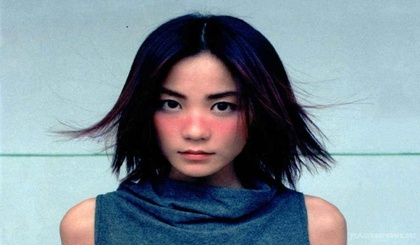
%> input picture 1111.jpg, 420 x 245 px, shrunk from 640 x 374 before the run
$ octave bandpass_filter.m   (GNU Octave 9; MATLAB toolbox functions it lacks are replaced by stand-ins)
%> lines starting %> are read from the running program, lines starting %| are printed output that depends on the picture
clear
clc
 [fn,pn,fi]=uigetfile('*.jpg','选择图片');
%> the answer given: 1111.jpg

I=imread([pn fn ]);
%> I is the input picture: size 245x420x3 uint8; mean R, G, B 126.1, 141.9, 151.8
figure;
subplot;
A=imshow(I);

I=rgb2gray(I);  %必有不然图片会被压缩到一半大小
%> I: size 245x420 uint8
%对于RGB图像必须做的一步，也可以用im2double函数
I=im2double(I);
%> I: size 245x420 double
F=fft2(I);          %傅里叶变换
F1=log(abs(F)+1);   %取模并进行缩放
% % subplot(2,2,2);imshow(T1);title('低通滤波器');
Fs=fftshift(F);      %将频谱图中零频率成分移动至频谱图中心
S=log(abs(Fs)+1);    %取模并进行缩放
% [8 lines of commented-out code are left out]


n4=2;
D0=10;D1=20;
D2=40;D3=60;
D4=80;D5=255;
 [M,N]=size(F);
%> M = 245; N = 420
m=fix(M/2);
%> m = 122
n=fix(N/2);
%> n = 210
for i=1:M
   for j=1:N
        d=sqrt((i-m)^2+(j-n)^2);

        h1=1/(1+0.414*(d/D1)^(2*n4));%计算低通滤波器传递函数
              s1(i,j)=h1*Fs(i,j);
              T1(i, j) = h1;
        h0=1/(1+0.414*(d/D0)^(2*n4)); %计算低通滤波器传递函数
               s0(i,j)=h0*Fs(i,j);
               T0(i, j) = h0;
        h2=1/(1+0.414*(d/D2)^(2*n4));%计算低通滤波器传递函数
               s2(i,j)=h2*Fs(i,j);
               T2(i, j) = h2;
        h3=1/(1+0.414*(d/D3)^(2*n4)); %计算低通滤波器传递函数
                s3(i,j)=h3*Fs(i,j);
                T3(i, j) = h3;
        h4=1/(1+0.414*(d/D4)^(2*n4)); %计算低通滤波器传递函数
                s4(i,j)=h4*Fs(i,j);
                T4(i, j) = h4;
        h5=1/(1+0.414*(d/D5)^(2*n4)); %计算低通滤波器传递函数
                s5(i,j)=h5*Fs(i,j);
                T5(i, j) = h5;


% %         h4=1/(1+0.414*(d/D0)^(2*n4));
% %                s4(i,j)=h1*Fs(i,j);
% %                T4(i, j) = h1;

   end
end
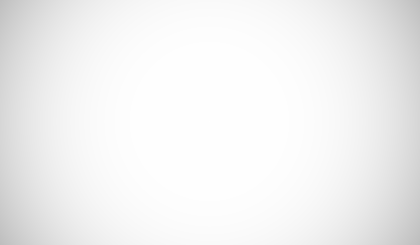
%> T5: size 245x420 double; min 0.744, max 1, mean 0.95
fr0=real(ifft2(ifftshift(s0)));  %频率域反变换到空间域，并取实部
fr1=real(ifft2(ifftshift(s1)));
fr10=fr1-fr0;
fr2=real(ifft2(ifftshift(s2)));
fr21=fr2-fr1;
fr3=real(ifft2(ifftshift(s3)));
fr32=fr3-fr2;
fr4=real(ifft2(ifftshift(s4)));
fr43=fr4-fr3;
fr5=real(ifft2(ifftshift(s5)));
fr54=fr5-fr4;

% [6 lines of commented-out code are left out]

figure
subplot(3,4,1);imshow(fr0,[]);title('D0=10的效果图');
subplot(3,4,2);imshow(T0);title('低通滤波器D0=10');
subplot(3,4,3);imshow(fr10,[]);title('D1=20 D1-D0');
subplot(3,4,4);imshow(T1-T0),title('低通滤波器D1=20 D1-D0');
subplot(3,4,5);imshow(fr21,[]);title('D2=40 D2-D1');
subplot(3,4,6);imshow(T2-T1);title('低通滤波器D2=40 D2-D1');
subplot(3,4,7);imshow(fr32,[]);title('D3=60 D3-D2');
subplot(3,4,8);imshow(T3-T2),title('低通滤波器D3=60 D3-D2');
subplot(3,4,9);imshow(fr43,[]);title('D4=80 D4-D3');
subplot(3,4,10);imshow(T4-T3),title('低通滤波器D4=60 D4-D3 ');
subplot(3,4,11);imshow(fr54,[]);title('D5=2 D5-D4');
subplot(3,4,12);imshow(T5-T4),title('低通滤波器D5=255 D5-D4');

% % E1=conv2(ifft(s0.^2),h0);


clear
clc
 [fn,pn,fi]=uigetfile('*.jpg','选择图片');
%> the answer given: 11112.jpg

I1=imread([pn fn ]);
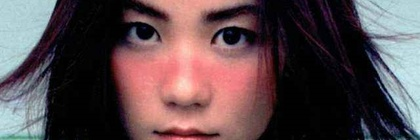
%> input picture 11112.jpg, 420 x 140 px, shrunk from 640 x 214 before the run
%> I1 is the input picture: size 140x420x3 uint8; mean R, G, B 91.8, 74.7, 78
figure;
subplot;
A1=imshow(I1);

I1=rgb2gray(I1);  %必有不然图片会被压缩到一半大小
%> I1: size 140x420 uint8
%对于RGB图像必须做的一步，也可以用im2double函数
%I=im2double(I);
Ft=fft2(I1);          %傅里叶变换
Ft1=log(abs(Ft)+1);   %取模并进行缩放
% % subplot(2,2,2);imshow(T1);title('低通滤波器');
Fs1=fftshift(Ft);      %将频谱图中零频率成分移动至频谱图中心
S1=log(abs(Fs1)+1);    %取模并进行缩放
%P=abs(F.^2); %求功率谱的绝对值
%P=imageperiodogram(I);


n4=2;
D0=10;D1=20;
D2=40;D3=60;
D4=80;D5=255;
 [M,N]=size(Ft);
%> M = 140
m=fix(M/2);
%> m = 70
n=fix(N/2);
for i=1:M
   for j=1:N
        d=sqrt((i-m)^2+(j-n)^2);

        h7=1/(1+0.414*(d/D1)^(2*n4));%计算低通滤波器传递函数
              s7(i,j)=h7*Fs1(i,j);
              T7(i, j) = h7;
        h6=1/(1+0.414*(d/D0)^(2*n4)); %计算低通滤波器传递函数
               s6(i,j)=h6*Fs1(i,j);
               T6(i, j) = h6;
        h8=1/(1+0.414*(d/D2)^(2*n4));%计算低通滤波器传递函数
               s8(i,j)=h8*Fs1(i,j);
               T8(i, j) = h8;
        h9=1/(1+0.414*(d/D3)^(2*n4)); %计算低通滤波器传递函数
                s9(i,j)=h9*Fs1(i,j);
                T9(i, j) = h9;
        h10=1/(1+0.414*(d/D4)^(2*n4)); %计算低通滤波器传递函数
                s10(i,j)=h10*Fs1(i,j);
                T10(i, j) = h10;
        h11=1/(1+0.414*(d/D5)^(2*n4)); %计算低通滤波器传递函数
                s11(i,j)=h11*Fs1(i,j);
                T11(i, j) = h11;


% %         h4=1/(1+0.414*(d/D0)^(2*n4));
% %                s4(i,j)=h1*Fs(i,j);
% %                T4(i, j) = h1;

   end
end
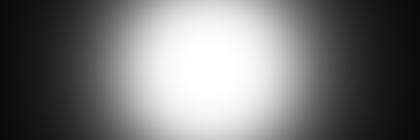
%> T10: size 140x420 double; min 0.0396, max 1, mean 0.462
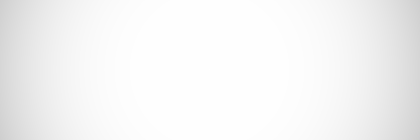
%> T11: size 140x420 double; min 0.81, max 1, mean 0.961
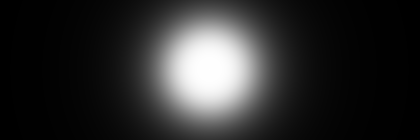
%> T8: size 140x420 double; min 0.00257, max 1, mean 0.176
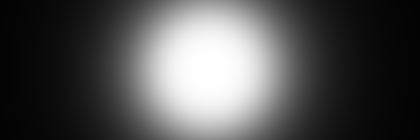
%> T9: size 140x420 double; min 0.0129, max 1, mean 0.324
fr6=real(ifft2(ifftshift(s6)));  %频率域反变换到空间域，并取实部
fr7=real(ifft2(ifftshift(s7)));
fr76=fr7-fr6;
fr8=real(ifft2(ifftshift(s8)));
fr87=fr8-fr7;
fr9=real(ifft2(ifftshift(s9)));
fr98=fr9-fr8;
fr10=real(ifft2(ifftshift(s10)));
%> fr10: size 140x420 double
fr109=fr10-fr9;
fr11=real(ifft2(ifftshift(s11)));
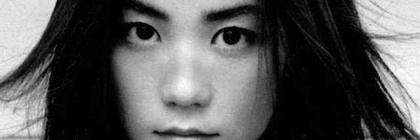
%> fr11: size 140x420 double; min -0.174, max 228.8, mean 80.2; drawn with min black and max white
fr1110=fr11-fr10;

% [6 lines of commented-out code are left out]

figure
subplot(3,4,1);imshow(fr6,[]);title('D0=10的效果图');
subplot(3,4,2);imshow(T6);title('低通滤波器D0=10');
subplot(3,4,3);imshow(fr76,[]);title('D1=20 D1-D0');
subplot(3,4,4);imshow(T7-T6),title('低通滤波器D1=20 D1-D0');
subplot(3,4,5);imshow(fr87,[]);title('D2=40 D2-D1');
subplot(3,4,6);imshow(T8-T7);title('低通滤波器D2=40 D2-D1');
subplot(3,4,7);imshow(fr98,[]);title('D3=60 D3-D2');
subplot(3,4,8);imshow(T9-T8),title('低通滤波器D3=60 D3-D2');
subplot(3,4,9);imshow(fr109,[]);title('D4=80 D4-D3');
subplot(3,4,10);imshow(T10-T9),title('低通滤波器D4=60 D4-D3 ');
subplot(3,4,11);imshow(fr1110,[]);title('D5=80 D5-D4');
subplot(3,4,12);imshow(T11-T10),title('低通滤波器D5=255 D5-D4');


% [12 lines of commented-out code are left out]
